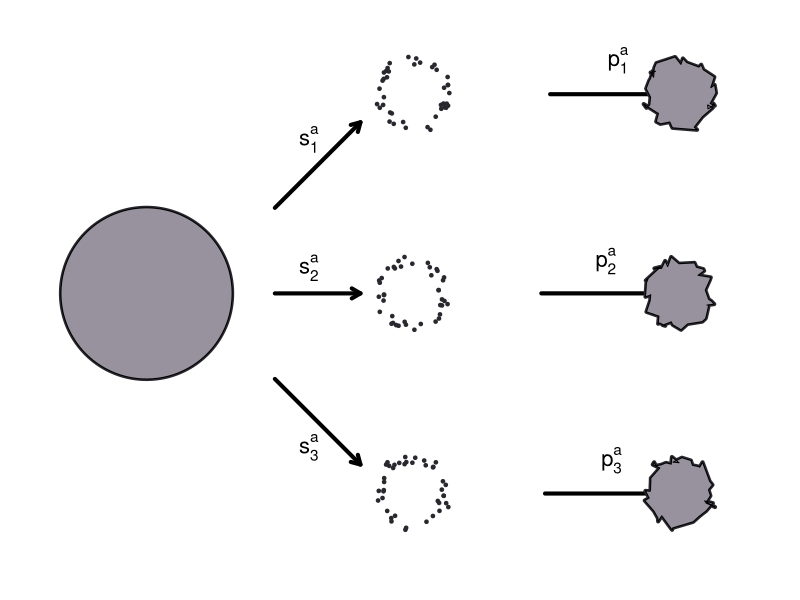
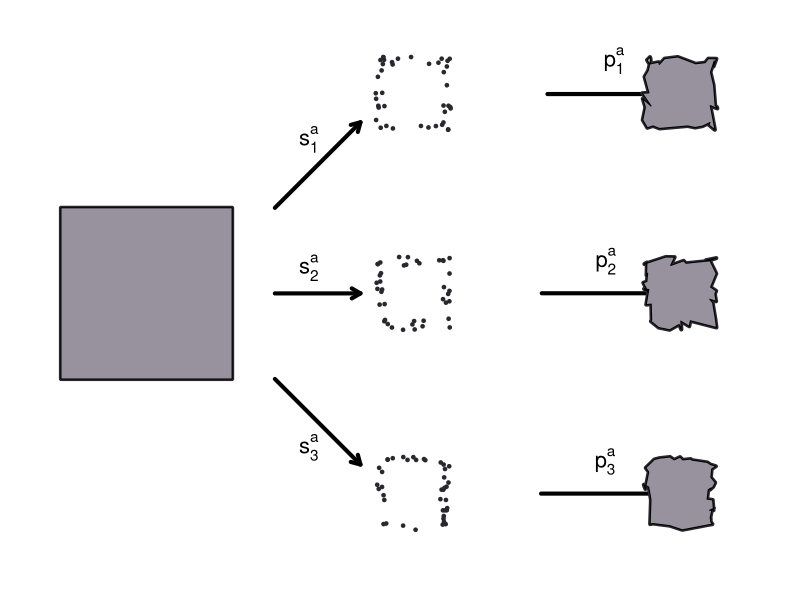

Here is the R script that generated these plots, in order:
## ---- chunk 1
lweight <- 4
len <- 500
nsamples <- 40
nsims <- 3
noise1 <- 0.15
darkcol <- '#28282e'
lightcol <- '#98929e'

circle <- function(){
  theta <- seq(from = 0, to = 2*pi - pi/len, by = 2*pi/len)
  x <- cos(theta)
  y <- sin(theta)
  circ <- list(x, y)
}

square <- function(){
  range <- seq(from = -1, to = 1, by = 2/(len/4))
  static <- rep(1, each = len/4)
  x <- c(range, static, -range, -static) 
  y <- c(static, -range, -static, range)
  sqr <- list(x, y)
}

shape_plot <- function(xs, ys, typ){
  size <- lweight
  if (typ == 'p'){
    size <- size/3
  }
  plot(xs, ys, type=typ, axes=FALSE, xlab='', ylab='', pch=20, asp=1, lwd=size, col=darkcol)
  if (typ == 'l'){
    polygon(x=xs, y=ys, col=lightcol)
  }
}

sample1 <- function(data, n){
  pts <- sort(floor(runif(n, min=1, max=len)))
  xs <- data[[1]]
  x <- xs[pts] + noise1*runif(n, min=-1, max=1)
  x <- c(x, x[1])
  ys <- data[[2]]
  y <- ys[pts] + noise1*runif(n, min=-1, max=1)
  y <- c(y, y[1])
  samp <- list(x, y)
}

simulate_shape <- function(fn){
  layout(matrix(c(1,2,3, 1,4,5, 1,6,7), 3, 3, byrow = TRUE))
  par(xpd=NA)
  shape <- fn()
  shape_plot(shape[[1]], shape[[2]], 'l')
  
  arrows(x0=1.5, x1=2.5, y0=1, y1=2, length=0.1, lwd = lweight)
  arrows(x0=1.5, x1=2.5, y0=0, y1=0, length=0.1, lwd = lweight)
  arrows(x0=1.5, x1=2.5, y0=-1, y1=-2, length=0.1, lwd = lweight)
  text(x=1.9, y=1.8, expression('s'[1]^'a'), cex=2)
  text(x=1.9, y=0.3, expression('s'[2]^'a'), cex=2)
  text(x=1.9, y=-1.8, expression('s'[3]^'a'), cex=2)

  label <- rep(as.character(substitute(circle)), nsims)
  for (i in 1:nsims){
    samp <- sample1(shape, nsamples)
    shape_plot(samp[[1]], samp[[2]], 'p')
    arrows(x0=4, x1=8, y0=0, y1=0, length=0.1, lwd=lweight)
    text(x=6, y=1., bquote(p[.(i)]^'a'), cex=2)
    shape_plot(samp[[1]], samp[[2]], 'l')
  }
}
## ---- chunk 2
simulate_shape(circle)
## ---- chunk 3
simulate_shape(square)
